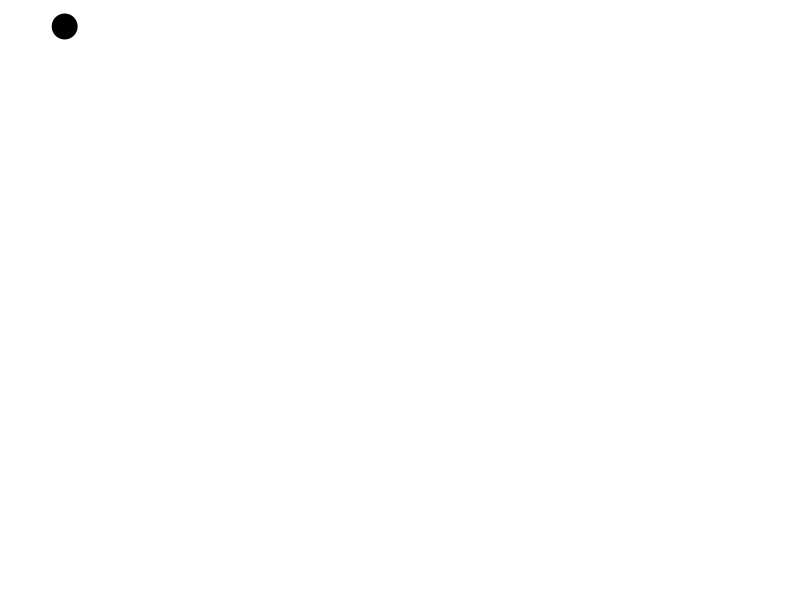
Frame 1 (no input)
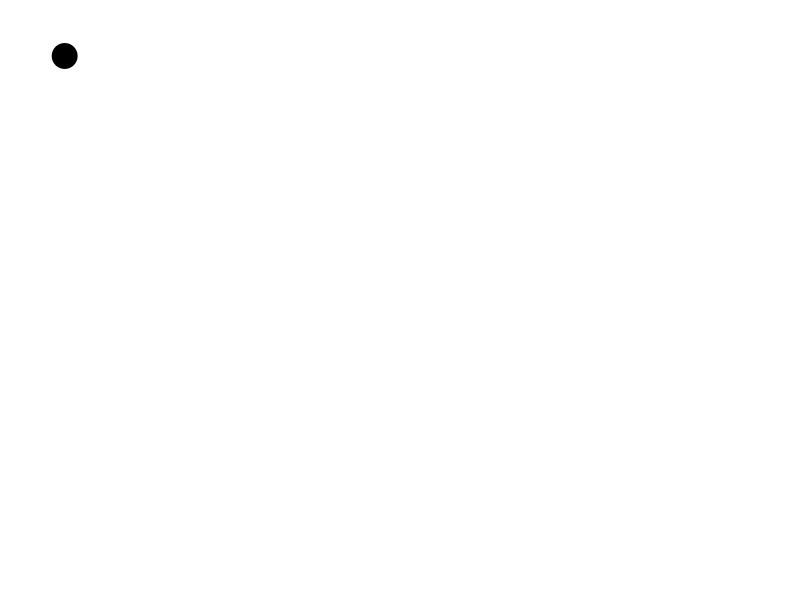
Frame 60 (the mouse pressed at the canvas centre just before this capture)
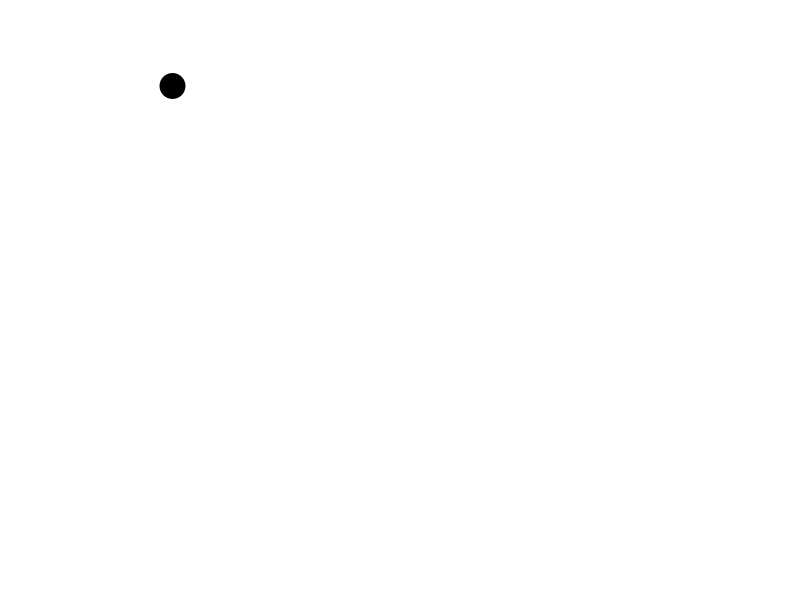
Frame 120 (the mouse held since frame 60 and released just before this capture)

The Processing sketch that drew these frames (run headless with seeded random() and noise(); from frame 60 on, the mouse is pressed at the canvas centre):

// Processing sketch: sketch_010_force
// ── sketch_010_force.pde

Mover mover= new Mover();
void setup() {
  size(800, 600);
  background(255);
  ellipseMode(CENTER);
  noStroke();
  fill(0);
  smooth();
  
  PVector gravity = new PVector(0, 0.5);
  mover.applyForce(gravity);
}

void draw() {
  background(255);
  
  if(mousePressed) {
    PVector wind = new PVector(0.5, 0);
    mover.applyForce(wind);
   }
  mover.move();
}

// ── Mover.pde
class Mover {
  
  PVector location;
  PVector velocity;
  PVector acceleration;
  int topspeed = 10;
  
  Mover() {
    location = new PVector(random(width), random(height));
    acceleration = new PVector(0, 0);
    velocity = new PVector(0, 0);
    velocity.limit(topspeed);
  }
  void move() {
    
    velocity.add(acceleration);
    location.add(velocity);
    checkEdges();
    acceleration.mult(0);
    display();
  }
  
  void applyForce(PVector force) {
    acceleration.add(force);
  }
  
  void display() {
    ellipse(location.x, location.y, 26, 26);
  }
  
  void checkEdges() {
    if (location.x > width) {
      location.x = 0;
    } else if (location.x < 0){
      location.x = width;
    }
    if (location.y > height){
      location.y = 0;
    } else if (location.y < 0) {
      location.y = height;
    }
  }
}
